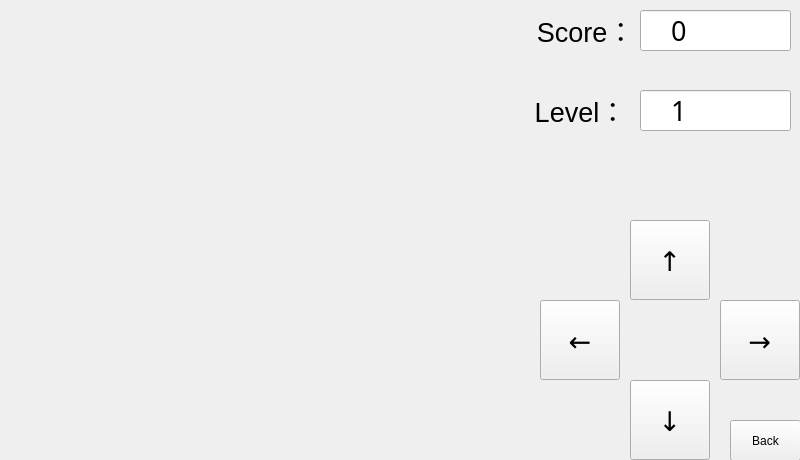
<?xml version="1.0" encoding="UTF-8"?>
<ui version="4.0">
 <class>game</class>
 <widget class="QWidget" name="game">
  <property name="geometry">
   <rect>
    <x>0</x>
    <y>0</y>
    <width>800</width>
    <height>460</height>
   </rect>
  </property>
  <property name="minimumSize">
   <size>
    <width>800</width>
    <height>460</height>
   </size>
  </property>
  <property name="maximumSize">
   <size>
    <width>800</width>
    <height>460</height>
   </size>
  </property>
  <property name="windowTitle">
   <string>Form</string>
  </property>
  <widget class="QPushButton" name="DownButton">
   <property name="geometry">
    <rect>
     <x>630</x>
     <y>380</y>
     <width>80</width>
     <height>80</height>
    </rect>
   </property>
   <property name="minimumSize">
    <size>
     <width>80</width>
     <height>80</height>
    </size>
   </property>
   <property name="maximumSize">
    <size>
     <width>80</width>
     <height>80</height>
    </size>
   </property>
   <property name="font">
    <font>
     <family>黑体</family>
     <pointsize>20</pointsize>
    </font>
   </property>
   <property name="text">
    <string>↓</string>
   </property>
  </widget>
  <widget class="QPushButton" name="UpButton">
   <property name="geometry">
    <rect>
     <x>630</x>
     <y>220</y>
     <width>80</width>
     <height>80</height>
    </rect>
   </property>
   <property name="minimumSize">
    <size>
     <width>80</width>
     <height>80</height>
    </size>
   </property>
   <property name="maximumSize">
    <size>
     <width>80</width>
     <height>80</height>
    </size>
   </property>
   <property name="font">
    <font>
     <family>黑体</family>
     <pointsize>20</pointsize>
    </font>
   </property>
   <property name="text">
    <string>↑</string>
   </property>
  </widget>
  <widget class="QPushButton" name="RightButton">
   <property name="geometry">
    <rect>
     <x>720</x>
     <y>300</y>
     <width>80</width>
     <height>80</height>
    </rect>
   </property>
   <property name="minimumSize">
    <size>
     <width>80</width>
     <height>80</height>
    </size>
   </property>
   <property name="maximumSize">
    <size>
     <width>80</width>
     <height>80</height>
    </size>
   </property>
   <property name="font">
    <font>
     <family>黑体</family>
     <pointsize>20</pointsize>
    </font>
   </property>
   <property name="text">
    <string>→</string>
   </property>
  </widget>
  <widget class="QPushButton" name="LeftButton">
   <property name="geometry">
    <rect>
     <x>540</x>
     <y>300</y>
     <width>80</width>
     <height>80</height>
    </rect>
   </property>
   <property name="minimumSize">
    <size>
     <width>80</width>
     <height>80</height>
    </size>
   </property>
   <property name="maximumSize">
    <size>
     <width>80</width>
     <height>80</height>
    </size>
   </property>
   <property name="font">
    <font>
     <family>黑体</family>
     <pointsize>20</pointsize>
    </font>
   </property>
   <property name="text">
    <string>←</string>
   </property>
  </widget>
  <widget class="QLineEdit" name="ScorellineEdit">
   <property name="geometry">
    <rect>
     <x>640</x>
     <y>10</y>
     <width>151</width>
     <height>41</height>
    </rect>
   </property>
   <property name="font">
    <font>
     <family>黑体</family>
     <pointsize>20</pointsize>
    </font>
   </property>
   <property name="text">
    <string>    0</string>
   </property>
  </widget>
  <widget class="QLineEdit" name="LevellineEdit">
   <property name="geometry">
    <rect>
     <x>640</x>
     <y>90</y>
     <width>151</width>
     <height>41</height>
    </rect>
   </property>
   <property name="font">
    <font>
     <family>黑体</family>
     <pointsize>20</pointsize>
    </font>
   </property>
   <property name="text">
    <string>    1</string>
   </property>
  </widget>
  <widget class="QLabel" name="Scorelabel">
   <property name="geometry">
    <rect>
     <x>530</x>
     <y>10</y>
     <width>111</width>
     <height>41</height>
    </rect>
   </property>
   <property name="text">
    <string>&lt;html&gt;&lt;head/&gt;&lt;body&gt;&lt;p align=&quot;center&quot;&gt;&lt;span style=&quot; font-size:20pt;&quot;&gt;Score：&lt;/span&gt;&lt;/p&gt;&lt;/body&gt;&lt;/html&gt;</string>
   </property>
  </widget>
  <widget class="QLabel" name="Levellabel">
   <property name="geometry">
    <rect>
     <x>530</x>
     <y>90</y>
     <width>101</width>
     <height>41</height>
    </rect>
   </property>
   <property name="text">
    <string>&lt;html&gt;&lt;head/&gt;&lt;body&gt;&lt;p align=&quot;center&quot;&gt;&lt;span style=&quot; font-size:20pt;&quot;&gt;Level：&lt;/span&gt;&lt;/p&gt;&lt;/body&gt;&lt;/html&gt;</string>
   </property>
  </widget>
  <widget class="QPushButton" name="BackButton">
   <property name="geometry">
    <rect>
     <x>730</x>
     <y>420</y>
     <width>71</width>
     <height>41</height>
    </rect>
   </property>
   <property name="text">
    <string>Back</string>
   </property>
  </widget>
 </widget>
 <resources/>
 <connections/>
</ui>
